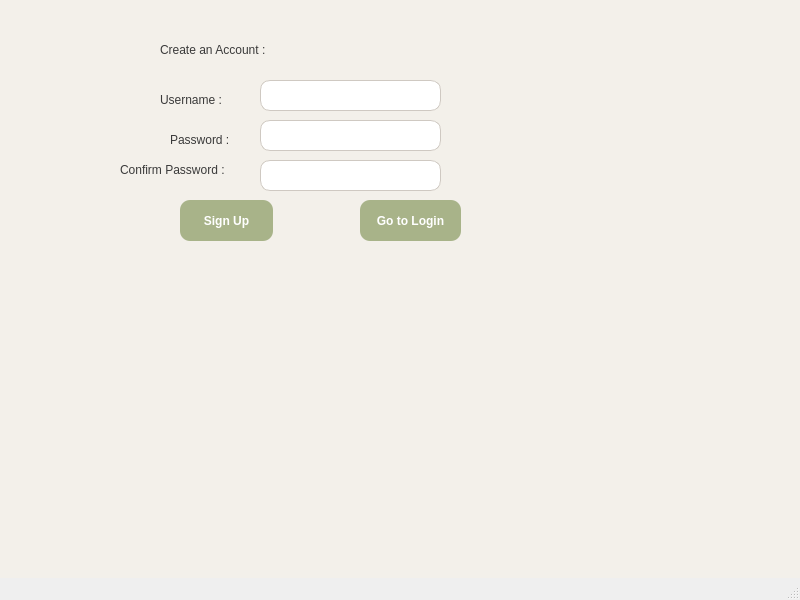
<?xml version="1.0" encoding="UTF-8"?>
<ui version="4.0">
 <class>SignupWindow</class>
 <widget class="QMainWindow" name="SignupWindow">
  <property name="geometry">
   <rect>
    <x>0</x>
    <y>0</y>
    <width>800</width>
    <height>600</height>
   </rect>
  </property>
  <property name="windowTitle">
   <string>MainWindow</string>
  </property>
  <widget class="QWidget" name="centralwidget">
   <property name="styleSheet">
    <string notr="true">QWidget {
    background-color: #f3f0ea;
    font-family: 'Inter';
    color: #3a3a3a;
}

QLineEdit {
    background-color: #ffffff;
    padding: 10px;
    border: 1px solid #cfc9c2;
    border-radius: 10px;
}

QLineEdit:focus {
    border: 1px solid #9d8f7e;
}

QPushButton {
    background-color: #a8b389;
    padding: 12px;
    border-radius: 10px;
    font-weight: bold;
    color: white;
}

QPushButton:hover {
    background-color: #94a272;
}
</string>
   </property>
   <widget class="QLabel" name="label">
    <property name="geometry">
     <rect>
      <x>160</x>
      <y>40</y>
      <width>131</width>
      <height>20</height>
     </rect>
    </property>
    <property name="styleSheet">
     <string notr="true">font: 700 9pt &quot;Calibri&quot;;</string>
    </property>
    <property name="text">
     <string>Create an Account :</string>
    </property>
   </widget>
   <widget class="QLineEdit" name="lineEditUsername">
    <property name="geometry">
     <rect>
      <x>260</x>
      <y>80</y>
      <width>181</width>
      <height>31</height>
     </rect>
    </property>
   </widget>
   <widget class="QLineEdit" name="lineEditPassword">
    <property name="geometry">
     <rect>
      <x>260</x>
      <y>120</y>
      <width>181</width>
      <height>31</height>
     </rect>
    </property>
   </widget>
   <widget class="QLabel" name="label_2">
    <property name="geometry">
     <rect>
      <x>170</x>
      <y>130</y>
      <width>71</width>
      <height>20</height>
     </rect>
    </property>
    <property name="styleSheet">
     <string notr="true">font: 700 9pt &quot;Calibri&quot;;</string>
    </property>
    <property name="text">
     <string>Password :</string>
    </property>
   </widget>
   <widget class="QLabel" name="label_3">
    <property name="geometry">
     <rect>
      <x>160</x>
      <y>90</y>
      <width>81</width>
      <height>20</height>
     </rect>
    </property>
    <property name="styleSheet">
     <string notr="true">font: 700 9pt &quot;Calibri&quot;;</string>
    </property>
    <property name="text">
     <string>Username :</string>
    </property>
   </widget>
   <widget class="QLineEdit" name="lineEditConfirmPassword">
    <property name="geometry">
     <rect>
      <x>260</x>
      <y>160</y>
      <width>181</width>
      <height>31</height>
     </rect>
    </property>
   </widget>
   <widget class="QLabel" name="label_4">
    <property name="geometry">
     <rect>
      <x>120</x>
      <y>160</y>
      <width>131</width>
      <height>20</height>
     </rect>
    </property>
    <property name="styleSheet">
     <string notr="true">font: 700 9pt &quot;Calibri&quot;;</string>
    </property>
    <property name="text">
     <string>Confirm Password :</string>
    </property>
   </widget>
   <widget class="QPushButton" name="btnSignUp">
    <property name="geometry">
     <rect>
      <x>180</x>
      <y>200</y>
      <width>93</width>
      <height>41</height>
     </rect>
    </property>
    <property name="text">
     <string>Sign Up</string>
    </property>
   </widget>
   <widget class="QPushButton" name="btnlogin">
    <property name="geometry">
     <rect>
      <x>360</x>
      <y>200</y>
      <width>101</width>
      <height>41</height>
     </rect>
    </property>
    <property name="text">
     <string>Go to Login</string>
    </property>
   </widget>
  </widget>
  <widget class="QMenuBar" name="menubar">
   <property name="geometry">
    <rect>
     <x>0</x>
     <y>0</y>
     <width>800</width>
     <height>26</height>
    </rect>
   </property>
  </widget>
  <widget class="QStatusBar" name="statusbar"/>
 </widget>
 <resources/>
 <connections/>
</ui>
